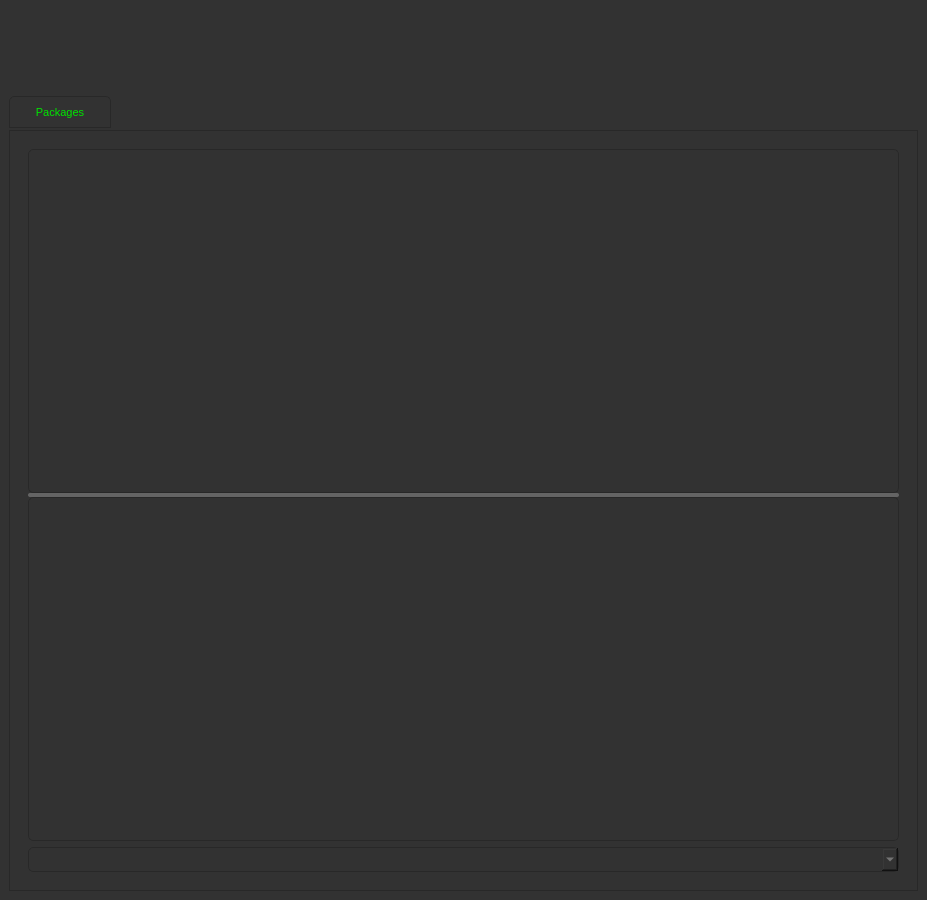
<?xml version="1.0" encoding="UTF-8"?>
<ui version="4.0">
 <class>MainWindow</class>
 <widget class="QMainWindow" name="MainWindow">
  <property name="geometry">
   <rect>
    <x>0</x>
    <y>0</y>
    <width>927</width>
    <height>900</height>
   </rect>
  </property>
  <property name="sizePolicy">
   <sizepolicy hsizetype="Preferred" vsizetype="Preferred">
    <horstretch>0</horstretch>
    <verstretch>0</verstretch>
   </sizepolicy>
  </property>
  <property name="minimumSize">
   <size>
    <width>455</width>
    <height>900</height>
   </size>
  </property>
  <property name="maximumSize">
   <size>
    <width>16777215</width>
    <height>16777215</height>
   </size>
  </property>
  <property name="windowTitle">
   <string>ns_Startup - Manage packages</string>
  </property>
  <property name="windowIcon">
   <iconset>
    <normaloff>favicon.ico</normaloff>favicon.ico</iconset>
  </property>
  <property name="windowOpacity">
   <double>1.000000000000000</double>
  </property>
  <property name="styleSheet">
   <string notr="true">QWidget{
	background-color: rgb(50, 50, 50);
	selection-background-color: rgb(80, 80, 80);
	color:  rgb(155, 155, 155);
	font-family: Helvetica;
	font-size: 8pt;
}

QScrollBar:vertical{
	width: 8px;
	color: rgb(216, 216, 216);
	background :black;
}

QScrollBar::handle:vertical{
	background: qlineargradient(x1:0, y1:0, x2:1, y2:0, stop: 0 rgb(100, 100, 100), stop: 0.5 rgb(100, 100, 100), stop:1 rgb(100, 100, 100));
	border-radius : 2px;
	min-height: 0px;
}

QScrollBar::add-page:vertical, QScrollBar::sub-page:vertical{
	 background: rgb(40, 40, 40);
}

QScrollBar:horizontal{
	height: 8px;
	color: rgb(216, 216, 216);
	background :black;
}

QScrollBar::handle:horizontal{
	background: qlineargradient(x1:0, y1:0, x2:1, y2:0, stop: 0 rgb(100, 100, 100), stop: 0.5 rgb(100, 100, 100), stop:1 rgb(100, 100, 100));
	border-radius : 2px;
}

QScrollBar::add-page:horizontal, QScrollBar::sub-page:horizontal{
	 background: rgb(40, 40, 40);
}

QComboBox QAbstractItemView {
	color:  rgb(255, 255, 255);
	background-color: rgb(0, 0, 0);
	selection-color: rgb(255, 255, 255);
	border: 0px solid black;
}


QPushButton{
	color:  rgb(155, 155, 155);
	background-color: rgb(50, 50, 50);
	border-radius: 5px;
	border: 1px solid rgb(40, 40, 40);
}

QPushButton:hover {
	background-color: rgb(80, 80, 80);
	color: rgb(0,230,0);
    border-style: inset;
}

QPushButton:pressed {

	color: rgb(0,230,0);
    border-style: inset;
}


QTextEdit{
	color:  rgb(155, 155, 155);
	background-color: rgb(50, 50, 50);
	border-radius: 5px;
	border: 1px solid rgb(40, 40, 40);
}

QLineEdit{
	color:  rgb(155, 155, 155);
	background-color: rgb(50, 50, 50);
	border-radius: 5px;
	border: 1px solid rgb(40, 40, 40);
}

QTableView{
	selection-background-color: rgb(90,90, 90); 
	selection-color: rgb(255, 255, 255);
	color:  rgb(155, 155, 155);
	background-color: rgb(50, 50, 50);
	border-radius: 5px;
	border: 1px solid rgb(40, 40, 40);
	alternate-background-color: rgb(50, 50, 50);
	gridline-color: rgb(30, 30, 30); 
}


QTableCornerButton::section{
	background-color:  rgb(50, 50, 50);
}

QComboBox{
	color:  rgb(155, 155, 155);
	background-color: rgb(50, 50, 50);
	border-radius: 5px;
	border: 1px solid rgb(40, 40, 40);
}

QComboBox::drop-down {
	image: url(:/UI/arrow.png);
	right: 5px;
	top: 10px;
}

QComboBox QAbstractItemView {
	selection-background-color: rgb(80, 80, 80);
	color:  rgb(155, 155, 155);
	background-color: rgb(50, 50, 50);
	border-radius: 5px;
	border: 1px solid rgb(40, 40, 40);
}

QCheckBox{
	background-color: rgb(80, 80, 80);
	border:3px solid rgb(80, 80, 80);
	border-radius: 5px;
}

QCheckBox::indicator {
    width: 15px;
    height: 15px;
	left: 3px;
}

QCheckBox::indicator:unchecked {
	image: url(:/UI/unchecked.png);
}

QCheckBox::indicator:checked {
	image: url(:/UI/checked.png);
}

QSplitter::handle:horizontal {	
	background: qlineargradient(x1:0, y1:0, x2:1, y2:0, stop: 0 rgb(100, 100, 100), stop: 0.5 rgb(100, 100, 100), stop:1 rgb(100, 100, 100));
	border-radius : 2px;	
}

QSplitter::handle:vertical {	
	background: qlineargradient(x1:0, y1:0, x2:1, y2:0, stop: 0 rgb(100, 100, 100), stop: 0.5 rgb(100, 100, 100), stop:1 rgb(100, 100, 100));
	border-radius : 2px;	
}

QAbstractScrollArea::corner {
    background:  rgb(100, 100, 100);
}
</string>
  </property>
  <widget class="QWidget" name="centralwidget">
   <property name="sizePolicy">
    <sizepolicy hsizetype="Preferred" vsizetype="Preferred">
     <horstretch>0</horstretch>
     <verstretch>0</verstretch>
    </sizepolicy>
   </property>
   <property name="minimumSize">
    <size>
     <width>0</width>
     <height>0</height>
    </size>
   </property>
   <property name="maximumSize">
    <size>
     <width>65555</width>
     <height>65555</height>
    </size>
   </property>
   <layout class="QVBoxLayout" name="verticalLayout_5">
    <item>
     <layout class="QVBoxLayout" name="verticalLayout_2">
      <item>
       <layout class="QHBoxLayout" name="horizontalLayout_7">
        <item>
         <widget class="QLabel" name="labelLogo">
          <property name="sizePolicy">
           <sizepolicy hsizetype="Preferred" vsizetype="Preferred">
            <horstretch>0</horstretch>
            <verstretch>0</verstretch>
           </sizepolicy>
          </property>
          <property name="minimumSize">
           <size>
            <width>100</width>
            <height>80</height>
           </size>
          </property>
          <property name="maximumSize">
           <size>
            <width>100</width>
            <height>80</height>
           </size>
          </property>
          <property name="styleSheet">
           <string notr="true">image: url(:/UI/Logo.png);</string>
          </property>
          <property name="text">
           <string/>
          </property>
          <property name="textFormat">
           <enum>Qt::RichText</enum>
          </property>
          <property name="alignment">
           <set>Qt::AlignBottom|Qt::AlignHCenter</set>
          </property>
          <property name="openExternalLinks">
           <bool>true</bool>
          </property>
         </widget>
        </item>
       </layout>
      </item>
      <item>
       <layout class="QHBoxLayout" name="horizontalLayout_5">
        <property name="sizeConstraint">
         <enum>QLayout::SetDefaultConstraint</enum>
        </property>
        <item>
         <widget class="QTabWidget" name="tabWidget">
          <property name="sizePolicy">
           <sizepolicy hsizetype="Expanding" vsizetype="Expanding">
            <horstretch>0</horstretch>
            <verstretch>0</verstretch>
           </sizepolicy>
          </property>
          <property name="font">
           <font>
            <family>Helvetica</family>
            <pointsize>8</pointsize>
            <kerning>true</kerning>
           </font>
          </property>
          <property name="styleSheet">
           <string notr="true">QToolTip { 
	background-color: black; 
	color: white; 
	border: black solid 1px
 }

QTabBar::tab {
	background-color: rgb(50, 50, 50);
	color: rgb(0,150,0);
	border: 1px solid rgb(40, 40, 40);
	margin: 1px, 2px, 1px, 1px;
	height: 30px; 
	width: 100px;
	border-top-right-radius: 5px;
	border-top-left-radius: 5px;
}

QTabBar::tab:selected {
	color: rgb(0,230,0);
	background-color: rgb(50, 50, 50);
}

QTabBar::tab:!selected {
	background-color: rgb(50, 50, 50);
	color: rgb(30, 30, 30);
	border: 1px solid rgb(40, 40, 40);
}

QTabWidget::pane {
	border: 1px solid rgb(40, 40, 40);
}

QTabBar::tab:hover {
	background-color: rgb(80, 80, 80);
	color: rgb(0,230,0);
	border: 1px solid rgb(40, 40, 40);
}</string>
          </property>
          <property name="currentIndex">
           <number>0</number>
          </property>
          <widget class="QWidget" name="packages">
           <property name="sizePolicy">
            <sizepolicy hsizetype="Expanding" vsizetype="Expanding">
             <horstretch>0</horstretch>
             <verstretch>0</verstretch>
            </sizepolicy>
           </property>
           <attribute name="title">
            <string>Packages</string>
           </attribute>
           <layout class="QVBoxLayout" name="verticalLayout_6">
            <item>
             <layout class="QVBoxLayout" name="verticalLayout">
              <property name="sizeConstraint">
               <enum>QLayout::SetDefaultConstraint</enum>
              </property>
              <item>
               <layout class="QHBoxLayout" name="horizontalLayout_4">
                <property name="spacing">
                 <number>0</number>
                </property>
                <item>
                 <widget class="QFrame" name="verticalFrame">
                  <layout class="QVBoxLayout" name="verticalLayout_7">
                   <item>
                    <widget class="QSplitter" name="splitter">
                     <property name="orientation">
                      <enum>Qt::Vertical</enum>
                     </property>
                     <widget class="QTableWidget" name="listWidget_packages">
                      <property name="styleSheet">
                       <string notr="true"/>
                      </property>
                      <property name="alternatingRowColors">
                       <bool>true</bool>
                      </property>
                      <property name="selectionMode">
                       <enum>QAbstractItemView::SingleSelection</enum>
                      </property>
                      <property name="selectionBehavior">
                       <enum>QAbstractItemView::SelectRows</enum>
                      </property>
                      <property name="iconSize">
                       <size>
                        <width>20</width>
                        <height>20</height>
                       </size>
                      </property>
                      <property name="verticalScrollMode">
                       <enum>QAbstractItemView::ScrollPerPixel</enum>
                      </property>
                      <property name="horizontalScrollMode">
                       <enum>QAbstractItemView::ScrollPerPixel</enum>
                      </property>
                      <property name="showGrid">
                       <bool>true</bool>
                      </property>
                      <property name="sortingEnabled">
                       <bool>false</bool>
                      </property>
                      <property name="wordWrap">
                       <bool>true</bool>
                      </property>
                      <property name="cornerButtonEnabled">
                       <bool>true</bool>
                      </property>
                      <attribute name="horizontalHeaderVisible">
                       <bool>false</bool>
                      </attribute>
                      <attribute name="horizontalHeaderCascadingSectionResizes">
                       <bool>true</bool>
                      </attribute>
                      <attribute name="horizontalHeaderMinimumSectionSize">
                       <number>100</number>
                      </attribute>
                      <attribute name="horizontalHeaderDefaultSectionSize">
                       <number>100</number>
                      </attribute>
                      <attribute name="horizontalHeaderHighlightSections">
                       <bool>true</bool>
                      </attribute>
                      <attribute name="horizontalHeaderShowSortIndicator" stdset="0">
                       <bool>false</bool>
                      </attribute>
                      <attribute name="horizontalHeaderStretchLastSection">
                       <bool>true</bool>
                      </attribute>
                      <attribute name="verticalHeaderVisible">
                       <bool>false</bool>
                      </attribute>
                      <attribute name="verticalHeaderCascadingSectionResizes">
                       <bool>false</bool>
                      </attribute>
                      <attribute name="verticalHeaderMinimumSectionSize">
                       <number>20</number>
                      </attribute>
                      <attribute name="verticalHeaderDefaultSectionSize">
                       <number>20</number>
                      </attribute>
                      <attribute name="verticalHeaderStretchLastSection">
                       <bool>false</bool>
                      </attribute>
                      <column>
                       <property name="text">
                        <string>Package</string>
                       </property>
                      </column>
                      <column>
                       <property name="text">
                        <string>Type</string>
                       </property>
                      </column>
                      <column>
                       <property name="text">
                        <string>_tmp</string>
                       </property>
                      </column>
                      <column>
                       <property name="text">
                        <string>delete</string>
                       </property>
                      </column>
                      <column>
                       <property name="text">
                        <string>restore</string>
                       </property>
                      </column>
                      <column>
                       <property name="text">
                        <string>Path</string>
                       </property>
                      </column>
                     </widget>
                     <widget class="QTextEdit" name="textEdit_json">
                      <property name="maximumSize">
                       <size>
                        <width>16777215</width>
                        <height>16777215</height>
                       </size>
                      </property>
                      <property name="styleSheet">
                       <string notr="true"/>
                      </property>
                      <property name="html">
                       <string>&lt;!DOCTYPE HTML PUBLIC &quot;-//W3C//DTD HTML 4.0//EN&quot; &quot;http://www.w3.org/TR/REC-html40/strict.dtd&quot;&gt;
&lt;html&gt;&lt;head&gt;&lt;meta name=&quot;qrichtext&quot; content=&quot;1&quot; /&gt;&lt;style type=&quot;text/css&quot;&gt;
p, li { white-space: pre-wrap; }
&lt;/style&gt;&lt;/head&gt;&lt;body style=&quot; font-family:'Helvetica'; font-size:8pt; font-weight:400; font-style:normal;&quot;&gt;
&lt;p style=&quot;-qt-paragraph-type:empty; margin-top:0px; margin-bottom:0px; margin-left:0px; margin-right:0px; -qt-block-indent:0; text-indent:0px; font-family:'MS Shell Dlg 2';&quot;&gt;&lt;br /&gt;&lt;/p&gt;&lt;/body&gt;&lt;/html&gt;</string>
                      </property>
                     </widget>
                    </widget>
                   </item>
                   <item>
                    <widget class="QComboBox" name="comboBox_json_files">
                     <property name="minimumSize">
                      <size>
                       <width>0</width>
                       <height>25</height>
                      </size>
                     </property>
                    </widget>
                   </item>
                  </layout>
                 </widget>
                </item>
               </layout>
              </item>
             </layout>
            </item>
           </layout>
          </widget>
         </widget>
        </item>
       </layout>
      </item>
     </layout>
    </item>
   </layout>
  </widget>
 </widget>
 <resources>
  <include location="resource.qrc"/>
 </resources>
 <connections/>
</ui>
